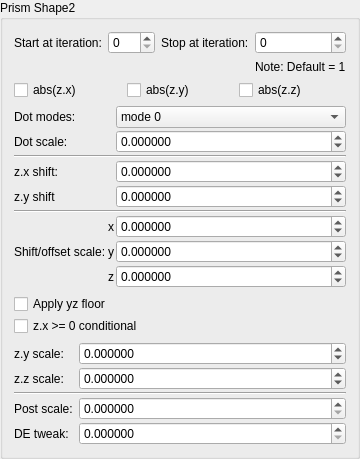
    <widget class="QGroupBox" name="groupBox">
     <property name="title">
      <string>Prism Shape2</string>
     </property>
     <layout class="QVBoxLayout" name="verticalLayout_3">
      <item>
       <layout class="QGridLayout" name="gridLayout_13">
        <item row="0" column="3">
         <widget class="MySpinBox" name="spinboxInt_transf_stop_iterations_P1">
          <property name="sizePolicy">
           <sizepolicy hsizetype="Preferred" vsizetype="Maximum">
            <horstretch>0</horstretch>
            <verstretch>0</verstretch>
           </sizepolicy>
          </property>
          <property name="maximum">
           <number>999</number>
          </property>
         </widget>
        </item>
        <item row="0" column="2">
         <widget class="QLabel" name="label_48">
          <property name="text">
           <string>Stop at iteration:</string>
          </property>
         </widget>
        </item>
        <item row="0" column="0">
         <widget class="QLabel" name="label_66">
          <property name="text">
           <string>Start at iteration:</string>
          </property>
         </widget>
        </item>
        <item row="0" column="1">
         <widget class="MySpinBox" name="spinboxInt_transf_start_iterations_P">
          <property name="sizePolicy">
           <sizepolicy hsizetype="Minimum" vsizetype="Maximum">
            <horstretch>0</horstretch>
            <verstretch>0</verstretch>
           </sizepolicy>
          </property>
          <property name="minimum">
           <number>0</number>
          </property>
          <property name="maximum">
           <number>999</number>
          </property>
          <property name="value">
           <number>0</number>
          </property>
         </widget>
        </item>
        <item row="1" column="3">
         <widget class="QLabel" name="label_133">
          <property name="text">
           <string>Note: Default = 1</string>
          </property>
         </widget>
        </item>
       </layout>
      </item>
      <item>
       <layout class="QGridLayout" name="gridLayout_6">
        <item row="0" column="1">
         <widget class="MyCheckBox" name="checkBox_transf_function_enabledCx_false">
          <property name="text">
           <string notr="true">abs(z.x)</string>
          </property>
         </widget>
        </item>
        <item row="0" column="2">
         <widget class="MyCheckBox" name="checkBox_transf_function_enabledCy">
          <property name="text">
           <string notr="true">abs(z.y)</string>
          </property>
         </widget>
        </item>
        <item row="0" column="3">
         <widget class="MyCheckBox" name="checkBox_transf_function_enabledCz">
          <property name="text">
           <string notr="true">abs(z.z)</string>
          </property>
         </widget>
        </item>
       </layout>
      </item>
      <item>
       <layout class="QGridLayout" name="gridLayout_33" columnstretch="0,0,0,1">
        <property name="spacing">
         <number>2</number>
        </property>
        <item row="1" column="1">
         <widget class="QLabel" name="label_177">
          <property name="text">
           <string>Dot scale:</string>
          </property>
         </widget>
        </item>
        <item row="1" column="3">
         <widget class="MyDoubleSpinBox" name="spinbox_transf_scale">
          <property name="sizePolicy">
           <sizepolicy hsizetype="Minimum" vsizetype="Maximum">
            <horstretch>0</horstretch>
            <verstretch>0</verstretch>
           </sizepolicy>
          </property>
          <property name="font">
           <font>
            <weight>50</weight>
            <bold>false</bold>
           </font>
          </property>
          <property name="prefix">
           <string/>
          </property>
          <property name="suffix">
           <string/>
          </property>
          <property name="decimals">
           <number>6</number>
          </property>
          <property name="minimum">
           <double>-99.989999999999995</double>
          </property>
          <property name="maximum">
           <double>99.989999999999995</double>
          </property>
          <property name="singleStep">
           <double>0.100000000000000</double>
          </property>
         </widget>
        </item>
        <item row="7" column="3">
         <widget class="MyDoubleSpinBox" name="spinbox3_transf_constant_multiplier_000_y">
          <property name="sizePolicy">
           <sizepolicy hsizetype="Minimum" vsizetype="Maximum">
            <horstretch>0</horstretch>
            <verstretch>0</verstretch>
           </sizepolicy>
          </property>
          <property name="prefix">
           <string/>
          </property>
          <property name="suffix">
           <string/>
          </property>
          <property name="decimals">
           <number>6</number>
          </property>
          <property name="minimum">
           <double>-99.989999999999995</double>
          </property>
          <property name="maximum">
           <double>99.989999999999995</double>
          </property>
          <property name="singleStep">
           <double>0.100000000000000</double>
          </property>
         </widget>
        </item>
        <item row="8" column="3">
         <widget class="MyDoubleSpinBox" name="spinbox3_transf_constant_multiplier_000_z">
          <property name="sizePolicy">
           <sizepolicy hsizetype="Minimum" vsizetype="Maximum">
            <horstretch>0</horstretch>
            <verstretch>0</verstretch>
           </sizepolicy>
          </property>
          <property name="prefix">
           <string/>
          </property>
          <property name="suffix">
           <string/>
          </property>
          <property name="decimals">
           <number>6</number>
          </property>
          <property name="minimum">
           <double>-99.989999999999995</double>
          </property>
          <property name="maximum">
           <double>99.989999999999995</double>
          </property>
          <property name="singleStep">
           <double>0.100000000000000</double>
          </property>
         </widget>
        </item>
        <item row="4" column="3">
         <widget class="MyDoubleSpinBox" name="spinbox_transf_offsetB_0">
          <property name="sizePolicy">
           <sizepolicy hsizetype="Minimum" vsizetype="Maximum">
            <horstretch>0</horstretch>
            <verstretch>0</verstretch>
           </sizepolicy>
          </property>
          <property name="prefix">
           <string/>
          </property>
          <property name="suffix">
           <string/>
          </property>
          <property name="decimals">
           <number>6</number>
          </property>
          <property name="minimum">
           <double>-99.000000000000000</double>
          </property>
          <property name="maximum">
           <double>99.000000000000000</double>
          </property>
          <property name="singleStep">
           <double>0.100000000000000</double>
          </property>
         </widget>
        </item>
        <item row="8" column="2">
         <widget class="QLabel" name="label_131">
          <property name="sizePolicy">
           <sizepolicy hsizetype="Preferred" vsizetype="Preferred">
            <horstretch>0</horstretch>
            <verstretch>0</verstretch>
           </sizepolicy>
          </property>
          <property name="text">
           <string notr="true">z</string>
          </property>
          <property name="alignment">
           <set>Qt::AlignRight|Qt::AlignTrailing|Qt::AlignVCenter</set>
          </property>
         </widget>
        </item>
        <item row="6" column="3">
         <widget class="MyDoubleSpinBox" name="spinbox3_transf_constant_multiplier_000_x">
          <property name="sizePolicy">
           <sizepolicy hsizetype="Minimum" vsizetype="Maximum">
            <horstretch>0</horstretch>
            <verstretch>0</verstretch>
           </sizepolicy>
          </property>
          <property name="prefix">
           <string/>
          </property>
          <property name="suffix">
           <string/>
          </property>
          <property name="decimals">
           <number>6</number>
          </property>
          <property name="minimum">
           <double>-99.989999999999995</double>
          </property>
          <property name="maximum">
           <double>99.989999999999995</double>
          </property>
          <property name="singleStep">
           <double>0.100000000000000</double>
          </property>
         </widget>
        </item>
        <item row="6" column="2">
         <widget class="QLabel" name="label_129">
          <property name="sizePolicy">
           <sizepolicy hsizetype="Preferred" vsizetype="Preferred">
            <horstretch>0</horstretch>
            <verstretch>0</verstretch>
           </sizepolicy>
          </property>
          <property name="text">
           <string notr="true">x</string>
          </property>
          <property name="alignment">
           <set>Qt::AlignRight|Qt::AlignTrailing|Qt::AlignVCenter</set>
          </property>
         </widget>
        </item>
        <item row="5" column="1" colspan="3">
         <widget class="Line" name="line_2">
          <property name="orientation">
           <enum>Qt::Horizontal</enum>
          </property>
         </widget>
        </item>
        <item row="7" column="2">
         <widget class="QLabel" name="label_130">
          <property name="sizePolicy">
           <sizepolicy hsizetype="Preferred" vsizetype="Preferred">
            <horstretch>0</horstretch>
            <verstretch>0</verstretch>
           </sizepolicy>
          </property>
          <property name="text">
           <string notr="true">y</string>
          </property>
          <property name="alignment">
           <set>Qt::AlignRight|Qt::AlignTrailing|Qt::AlignVCenter</set>
          </property>
         </widget>
        </item>
        <item row="3" column="3">
         <widget class="MyDoubleSpinBox" name="spinbox_transf_offset_0">
          <property name="sizePolicy">
           <sizepolicy hsizetype="Minimum" vsizetype="Maximum">
            <horstretch>0</horstretch>
            <verstretch>0</verstretch>
           </sizepolicy>
          </property>
          <property name="prefix">
           <string/>
          </property>
          <property name="suffix">
           <string/>
          </property>
          <property name="decimals">
           <number>6</number>
          </property>
          <property name="minimum">
           <double>-99.000000000000000</double>
          </property>
          <property name="maximum">
           <double>99.000000000000000</double>
          </property>
          <property name="singleStep">
           <double>0.100000000000000</double>
          </property>
         </widget>
        </item>
        <item row="2" column="1" colspan="3">
         <widget class="Line" name="line_30">
          <property name="orientation">
           <enum>Qt::Horizontal</enum>
          </property>
         </widget>
        </item>
        <item row="7" column="1">
         <widget class="QLabel" name="label_174">
          <property name="text">
           <string>Shift/offset scale:</string>
          </property>
         </widget>
        </item>
        <item row="3" column="1">
         <widget class="QLabel" name="label_175">
          <property name="text">
           <string>z.x shift:</string>
          </property>
         </widget>
        </item>
        <item row="4" column="1">
         <widget class="QLabel" name="label_176">
          <property name="text">
           <string>z.y shift</string>
          </property>
         </widget>
        </item>
        <item row="0" column="1">
         <widget class="QLabel" name="label_178">
          <property name="layoutDirection">
           <enum>Qt::LeftToRight</enum>
          </property>
          <property name="text">
           <string>Dot modes:</string>
          </property>
         </widget>
        </item>
        <item row="0" column="3">
         <widget class="MyComboBox" name="comboBox_combo_mode_A">
          <item>
           <property name="text">
            <string>mode 0</string>
           </property>
          </item>
          <item>
           <property name="text">
            <string>mode 1</string>
           </property>
          </item>
          <item>
           <property name="text">
            <string>mode 2</string>
           </property>
          </item>
          <item>
           <property name="text">
            <string>mode 3</string>
           </property>
          </item>
          <item>
           <property name="text">
            <string>mode 4</string>
           </property>
          </item>
          <item>
           <property name="text">
            <string>mode 5</string>
           </property>
          </item>
          <item>
           <property name="text">
            <string>mode 6</string>
           </property>
          </item>
          <item>
           <property name="text">
            <string>mode 7</string>
           </property>
          </item>
         </widget>
        </item>
       </layout>
      </item>
      <item>
       <layout class="QGridLayout" name="gridLayout_4">
        <property name="verticalSpacing">
         <number>2</number>
        </property>
        <item row="0" column="0">
         <widget class="MyCheckBox" name="checkBox_transf_function_enabledy_false">
          <property name="text">
           <string>Apply yz floor</string>
          </property>
         </widget>
        </item>
        <item row="1" column="0">
         <widget class="MyCheckBox" name="checkBox_transf_function_enabledz_false">
          <property name="text">
           <string>z.x &gt;= 0 conditional</string>
          </property>
         </widget>
        </item>
       </layout>
      </item>
      <item>
       <layout class="QGridLayout" name="gridLayout_2" columnstretch="0,1">
        <property name="verticalSpacing">
         <number>2</number>
        </property>
        <item row="3" column="1">
         <widget class="MyDoubleSpinBox" name="spinbox_transf_scale_1">
          <property name="sizePolicy">
           <sizepolicy hsizetype="Minimum" vsizetype="Maximum">
            <horstretch>0</horstretch>
            <verstretch>0</verstretch>
           </sizepolicy>
          </property>
          <property name="prefix">
           <string/>
          </property>
          <property name="suffix">
           <string/>
          </property>
          <property name="decimals">
           <number>6</number>
          </property>
          <property name="minimum">
           <double>0.000000000000000</double>
          </property>
          <property name="maximum">
           <double>99.000000000000000</double>
          </property>
          <property name="singleStep">
           <double>0.100000000000000</double>
          </property>
         </widget>
        </item>
        <item row="1" column="0">
         <widget class="QLabel" name="label_111">
          <property name="text">
           <string>z.z scale:</string>
          </property>
         </widget>
        </item>
        <item row="0" column="0">
         <widget class="QLabel" name="label_106">
          <property name="text">
           <string>z.y scale:</string>
          </property>
         </widget>
        </item>
        <item row="1" column="1">
         <widget class="MyDoubleSpinBox" name="spinbox_transf_scaleB_1">
          <property name="sizePolicy">
           <sizepolicy hsizetype="Minimum" vsizetype="Maximum">
            <horstretch>0</horstretch>
            <verstretch>0</verstretch>
           </sizepolicy>
          </property>
          <property name="prefix">
           <string/>
          </property>
          <property name="suffix">
           <string/>
          </property>
          <property name="decimals">
           <number>6</number>
          </property>
          <property name="minimum">
           <double>-99.000000000000000</double>
          </property>
          <property name="maximum">
           <double>99.000000000000000</double>
          </property>
          <property name="singleStep">
           <double>0.100000000000000</double>
          </property>
         </widget>
        </item>
        <item row="4" column="1">
         <widget class="MyDoubleSpinBox" name="spinbox_transf_scaleC_1">
          <property name="sizePolicy">
           <sizepolicy hsizetype="Minimum" vsizetype="Maximum">
            <horstretch>0</horstretch>
            <verstretch>0</verstretch>
           </sizepolicy>
          </property>
          <property name="prefix">
           <string/>
          </property>
          <property name="suffix">
           <string/>
          </property>
          <property name="decimals">
           <number>6</number>
          </property>
          <property name="minimum">
           <double>0.000000000000000</double>
          </property>
          <property name="maximum">
           <double>99.000000000000000</double>
          </property>
          <property name="singleStep">
           <double>0.100000000000000</double>
          </property>
         </widget>
        </item>
        <item row="0" column="1">
         <widget class="MyDoubleSpinBox" name="spinbox_transf_scaleA_1">
          <property name="sizePolicy">
           <sizepolicy hsizetype="Minimum" vsizetype="Maximum">
            <horstretch>0</horstretch>
            <verstretch>0</verstretch>
           </sizepolicy>
          </property>
          <property name="prefix">
           <string/>
          </property>
          <property name="suffix">
           <string/>
          </property>
          <property name="decimals">
           <number>6</number>
          </property>
          <property name="minimum">
           <double>-99.000000000000000</double>
          </property>
          <property name="maximum">
           <double>99.000000000000000</double>
          </property>
          <property name="singleStep">
           <double>0.100000000000000</double>
          </property>
         </widget>
        </item>
        <item row="4" column="0">
         <widget class="QLabel" name="label_113">
          <property name="text">
           <string>DE tweak:</string>
          </property>
         </widget>
        </item>
        <item row="2" column="0" colspan="2">
         <widget class="Line" name="line_29">
          <property name="orientation">
           <enum>Qt::Horizontal</enum>
          </property>
         </widget>
        </item>
        <item row="3" column="0">
         <widget class="QLabel" name="label_107">
          <property name="text">
           <string>Post scale:</string>
          </property>
         </widget>
        </item>
       </layout>
      </item>
     </layout>
    </widget>
